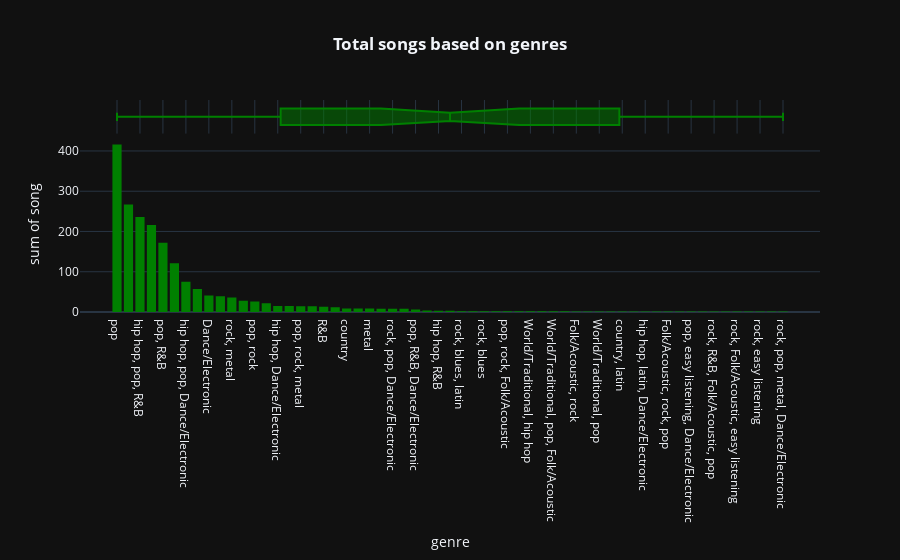

Notebook code cell kept with this figure:
### Code cell
fig=px.histogram(df.groupby('genre',as_index=False).count().sort_values(by='song',ascending=False),x='genre',y='song',color_discrete_sequence=['green'],template='plotly_dark',marginal='box',title='<b>Total songs based on genres</b>')
fig.update_layout(title_x=0.5)

### Figure 1 — Plotly figure (JSON) as saved in the notebook; plotly's stock layout.template omitted (floating-point values rounded to 4 significant figures)
{"data": [{"bingroup": "x", "histfunc": "sum", "hovertemplate": "genre=%{x}<br>sum of song=%{y}<extra></extra>", "legendgroup": "", "marker": {"color": "green", "pattern": {"shape": ""}}, "name": "", "orientation": "v", "showlegend": false, "x": ["pop", "hip hop, pop", "hip hop, pop, R&B", "pop, Dance/Electronic", "pop, R&B", "hip hop", "hip hop, pop, Dance/Electronic", "rock", "Dance/Electronic", "rock, pop", "rock, metal", "pop, latin", "pop, rock", "set()", "hip hop, Dance/Electronic", "latin", "pop, rock, metal", "hip hop, pop, latin", "R&B", "pop, rock, Dance/Electronic", "country", "hip hop, pop, rock", "metal", "pop, country", "rock, pop, Dance/Electronic", "pop, Folk/Acoustic", "pop, R&B, Dance/Electronic", "rock, pop, metal", "hip hop, R&B", "hip hop, pop, R&B, Dance/Electronic", "rock, blues, latin", "pop, easy listening, jazz", "rock, blues", "Folk/Acoustic, pop", "pop, rock, Folk/Acoustic", "World/Traditional, rock, pop", "World/Traditional, hip hop", "World/Traditional, rock", "World/Traditional, pop, Folk/Acoustic", "hip hop, pop, R&B, latin", "Folk/Acoustic, rock", "World/Traditional, Folk/Acoustic", "World/Traditional, pop", "hip hop, pop, country", "country, latin", "hip hop, country", "hip hop, latin, Dance/Electronic", "easy listening", "Folk/Acoustic, rock, pop", "hip hop, rock, pop", "pop, easy listening, Dance/Electronic", "pop, R&B, easy listening", "rock, R&B, Folk/Acoustic, pop", "rock, Dance/Electronic", "rock, Folk/Acoustic, easy listening", "rock, Folk/Acoustic, pop", "rock, easy listening", "rock, classical", "rock, pop, metal, Dance/Electronic"], "xaxis": "x", "y": [416, 267, 236, 216, 172, 121, 75, 57, 41, 39, 36, 28, 26, 22, 15, 15, 14, 14, 13, 12, 9, 9, 9, 8, 8, 8, 6, 4, 3, 3, 2, 2, 2, 2, 2, 2, 2, 2, 2, 2, 1, 1, 1, 1, 1, 1, 1, 1, 1, 1, 1, 1, 1, 1, 1, 1, 1, 1, 1], "yaxis": "y", "type": "histogram"}, {"hovertemplate": "genre=%{x}<extra></extra>", "legendgroup": "", "marker": {"color": "green"}, "name": "", "notched": true, "showlegend": false, "x": ["pop", "hip hop, pop", "hip hop, pop, R&B", "pop, Dance/Electronic", "pop, R&B", "hip hop", "hip hop, pop, Dance/Electronic", "rock", "Dance/Electronic", "rock, pop", "rock, metal", "pop, latin", "pop, rock", "set()", "hip hop, Dance/Electronic", "latin", "pop, rock, metal", "hip hop, pop, latin", "R&B", "pop, rock, Dance/Electronic", "country", "hip hop, pop, rock", "metal", "pop, country", "rock, pop, Dance/Electronic", "pop, Folk/Acoustic", "pop, R&B, Dance/Electronic", "rock, pop, metal", "hip hop, R&B", "hip hop, pop, R&B, Dance/Electronic", "rock, blues, latin", "pop, easy listening, jazz", "rock, blues", "Folk/Acoustic, pop", "pop, rock, Folk/Acoustic", "World/Traditional, rock, pop", "World/Traditional, hip hop", "World/Traditional, rock", "World/Traditional, pop, Folk/Acoustic", "hip hop, pop, R&B, latin", "Folk/Acoustic, rock", "World/Traditional, Folk/Acoustic", "World/Traditional, pop", "hip hop, pop, country", "country, latin", "hip hop, country", "hip hop, latin, Dance/Electronic", "easy listening", "Folk/Acoustic, rock, pop", "hip hop, rock, pop", "pop, easy listening, Dance/Electronic", "pop, R&B, easy listening", "rock, R&B, Folk/Acoustic, pop", "rock, Dance/Electronic", "rock, Folk/Acoustic, easy listening", "rock, Folk/Acoustic, pop", "rock, easy listening", "rock, classical", "rock, pop, metal, Dance/Electronic"], "xaxis": "x2", "yaxis": "y2", "type": "box"}], "layout": {"xaxis": {"anchor": "y", "domain": [0, 1], "title": {"text": "genre"}}, "yaxis": {"anchor": "x", "domain": [0, 0.8316], "title": {"text": "sum of song"}}, "xaxis2": {"anchor": "y2", "domain": [0, 1], "matches": "x", "showticklabels": false, "showgrid": true}, "yaxis2": {"anchor": "x2", "domain": [0.8416, 1], "matches": "y2", "showticklabels": false, "showline": false, "ticks": "", "showgrid": false}, "legend": {"tracegroupgap": 0}, "title": {"text": "<b>Total songs based on genres</b>", "x": 0.5}, "barmode": "relative"}}
